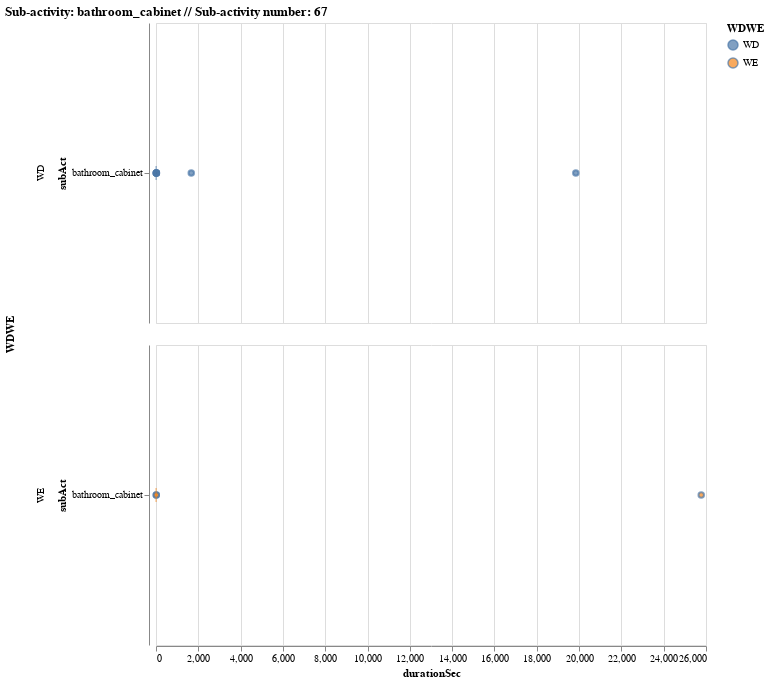

The cell this chart's notebook holds for it:
### Markdown cell above
We would expect that bathroom cabinet would display an intermittant/ sporadic interaction profile. On weekend day 6th of April, and on weekday day 4th April, this is not the case. We will therefor cleanse this ds.

---

### Code cell
boxPlots[0]

### Figure 1 — Vega-Lite specification as saved in the notebook (floating-point values rounded to 4 significant figures)
{"$schema": "https://vega.github.io/schema/vega-lite/v3.4.0.json", "config": {"mark": {"tooltip": null}, "view": {"height": 300, "width": 400}}, "data": {"name": "data-fa3b3258239aab94e49fd735e6dce7d8"}, "datasets": {"data-fa3b3258239aab94e49fd735e6dce7d8": [{"WDWE": "WD", "day": "3", "durationSec": 3, "subAct": "bathroom_cabinet"}, {"WDWE": "WD", "day": "3", "durationSec": 7, "subAct": "bathroom_cabinet"}, {"WDWE": "WD", "day": "3", "durationSec": 4, "subAct": "bathroom_cabinet"}, {"WDWE": "WD", "day": "4", "durationSec": 2, "subAct": "bathroom_cabinet"}, {"WDWE": "WD", "day": "4", "durationSec": 2, "subAct": "bathroom_cabinet"}, {"WDWE": "WD", "day": "4", "durationSec": 5, "subAct": "bathroom_cabinet"}, {"WDWE": "WE", "day": "5", "durationSec": 3, "subAct": "bathroom_cabinet"}, {"WDWE": "WE", "day": "5", "durationSec": 2, "subAct": "bathroom_cabinet"}, {"WDWE": "WE", "day": "5", "durationSec": 1, "subAct": "bathroom_cabinet"}, {"WDWE": "WE", "day": "5", "durationSec": 13, "subAct": "bathroom_cabinet"}, {"WDWE": "WE", "day": "5", "durationSec": 7, "subAct": "bathroom_cabinet"}, {"WDWE": "WE", "day": "5", "durationSec": 4, "subAct": "bathroom_cabinet"}, {"WDWE": "WE", "day": "5", "durationSec": 1, "subAct": "bathroom_cabinet"}, {"WDWE": "WE", "day": "5", "durationSec": 8, "subAct": "bathroom_cabinet"}, {"WDWE": "WE", "day": "5", "durationSec": 4, "subAct": "bathroom_cabinet"}, {"WDWE": "WE", "day": "5", "durationSec": 1, "subAct": "bathroom_cabinet"}, {"WDWE": "WE", "day": "5", "durationSec": 1, "subAct": "bathroom_cabinet"}, {"WDWE": "WE", "day": "5", "durationSec": 5, "subAct": "bathroom_cabinet"}, {"WDWE": "WE", "day": "6", "durationSec": 14, "subAct": "bathroom_cabinet"}, {"WDWE": "WE", "day": "6", "durationSec": 2, "subAct": "bathroom_cabinet"}, {"WDWE": "WE", "day": "6", "durationSec": 2, "subAct": "bathroom_cabinet"}, {"WDWE": "WE", "day": "6", "durationSec": 1, "subAct": "bathroom_cabinet"}, {"WDWE": "WE", "day": "6", "durationSec": 4, "subAct": "bathroom_cabinet"}, {"WDWE": "WD", "day": "0", "durationSec": 5, "subAct": "bathroom_cabinet"}, {"WDWE": "WD", "day": "0", "durationSec": 3, "subAct": "bathroom_cabinet"}, {"WDWE": "WD", "day": "0", "durationSec": 3, "subAct": "bathroom_cabinet"}, {"WDWE": "WD", "day": "0", "durationSec": 3, "subAct": "bathroom_cabinet"}, {"WDWE": "WD", "day": "1", "durationSec": 3, "subAct": "bathroom_cabinet"}, {"WDWE": "WD", "day": "1", "durationSec": 2, "subAct": "bathroom_cabinet"}, {"WDWE": "WD", "day": "1", "durationSec": 3, "subAct": "bathroom_cabinet"}, {"WDWE": "WD", "day": "1", "durationSec": 1, "subAct": "bathroom_cabinet"}, {"WDWE": "WD", "day": "2", "durationSec": 3, "subAct": "bathroom_cabinet"}, {"WDWE": "WD", "day": "2", "durationSec": 15.0, "subAct": "bathroom_cabinet"}, {"WDWE": "WD", "day": "2", "durationSec": 1, "subAct": "bathroom_cabinet"}, {"WDWE": "WD", "day": "2", "durationSec": 5, "subAct": "bathroom_cabinet"}, {"WDWE": "WD", "day": "3", "durationSec": 3, "subAct": "bathroom_cabinet"}, {"WDWE": "WD", "day": "3", "durationSec": 8, "subAct": "bathroom_cabinet"}, {"WDWE": "WD", "day": "3", "durationSec": 2, "subAct": "bathroom_cabinet"}, {"WDWE": "WD", "day": "3", "durationSec": 1, "subAct": "bathroom_cabinet"}, {"WDWE": "WD", "day": "3", "durationSec": 10, "subAct": "bathroom_cabinet"}, {"WDWE": "WD", "day": "3", "durationSec": 4, "subAct": "bathroom_cabinet"}, {"WDWE": "WD", "day": "3", "durationSec": 1667, "subAct": "bathroom_cabinet"}, {"WDWE": "WD", "day": "3", "durationSec": 3, "subAct": "bathroom_cabinet"}, {"WDWE": "WD", "day": "4", "durationSec": 6, "subAct": "bathroom_cabinet"}, {"WDWE": "WD", "day": "4", "durationSec": 6, "subAct": "bathroom_cabinet"}, {"WDWE": "WD", "day": "4", "durationSec": 7, "subAct": "bathroom_cabinet"}, {"WDWE": "WD", "day": "4", "durationSec": 3, "subAct": "bathroom_cabinet"}, {"WDWE": "WD", "day": "4", "durationSec": 1, "subAct": "bathroom_cabinet"}, {"WDWE": "WD", "day": "4", "durationSec": 1, "subAct": "bathroom_cabinet"}, {"WDWE": "WD", "day": "4", "durationSec": 3, "subAct": "bathroom_cabinet"}, {"WDWE": "WD", "day": "4", "durationSec": 3, "subAct": "bathroom_cabinet"}, {"WDWE": "WD", "day": "4", "durationSec": 12, "subAct": "bathroom_cabinet"}, {"WDWE": "WD", "day": "4", "durationSec": 19846, "subAct": "bathroom_cabinet"}, {"WDWE": "WD", "day": "4", "durationSec": 3, "subAct": "bathroom_cabinet"}, {"WDWE": "WD", "day": "4", "durationSec": 3, "subAct": "bathroom_cabinet"}, {"WDWE": "WE", "day": "5", "durationSec": 3, "subAct": "bathroom_cabinet"}, {"WDWE": "WE", "day": "5", "durationSec": 3, "subAct": "bathroom_cabinet"}, {"WDWE": "WE", "day": "5", "durationSec": 2, "subAct": "bathroom_cabinet"}, {"WDWE": "WE", "day": "5", "durationSec": 4, "subAct": "bathroom_cabinet"}, {"WDWE": "WE", "day": "6", "durationSec": 25775, "subAct": "bathroom_cabinet"}, {"WDWE": "WE", "day": "6", "durationSec": 1, "subAct": "bathroom_cabinet"}, {"WDWE": "WE", "day": "6", "durationSec": 1, "subAct": "bathroom_cabinet"}, {"WDWE": "WE", "day": "6", "durationSec": 1, "subAct": "bathroom_cabinet"}, {"WDWE": "WE", "day": "6", "durationSec": 2, "subAct": "bathroom_cabinet"}, {"WDWE": "WD", "day": "0", "durationSec": 4, "subAct": "bathroom_cabinet"}, {"WDWE": "WD", "day": "0", "durationSec": 1, "subAct": "bathroom_cabinet"}, {"WDWE": "WD", "day": "0", "durationSec": 11, "subAct": "bathroom_cabinet"}, {"WDWE": "WD", "day": "0", "durationSec": 2, "subAct": "bathroom_cabinet"}, {"WDWE": "WD", "day": "0", "durationSec": 4, "subAct": "bathroom_cabinet"}, {"WDWE": "WD", "day": "1", "durationSec": 3, "subAct": "bathroom_cabinet"}, {"WDWE": "WD", "day": "1", "durationSec": 2, "subAct": "bathroom_cabinet"}, {"WDWE": "WD", "day": "1", "durationSec": 12, "subAct": "bathroom_cabinet"}, {"WDWE": "WD", "day": "1", "durationSec": 6, "subAct": "bathroom_cabinet"}, {"WDWE": "WD", "day": "1", "durationSec": 1, "subAct": "bathroom_cabinet"}, {"WDWE": "WD", "day": "2", "durationSec": 2, "subAct": "bathroom_cabinet"}, {"WDWE": "WD", "day": "2", "durationSec": 2, "subAct": "bathroom_cabinet"}, {"WDWE": "WD", "day": "2", "durationSec": 9, "subAct": "bathroom_cabinet"}, {"WDWE": "WD", "day": "2", "durationSec": 1, "subAct": "bathroom_cabinet"}, {"WDWE": "WD", "day": "2", "durationSec": 1, "subAct": "bathroom_cabinet"}, {"WDWE": "WD", "day": "2", "durationSec": 3, "subAct": "bathroom_cabinet"}, {"WDWE": "WD", "day": "2", "durationSec": 3, "subAct": "bathroom_cabinet"}, {"WDWE": "WD", "day": "3", "durationSec": 3, "subAct": "bathroom_cabinet"}, {"WDWE": "WD", "day": "3", "durationSec": 4, "subAct": "bathroom_cabinet"}, {"WDWE": "WD", "day": "3", "durationSec": 2, "subAct": "bathroom_cabinet"}, {"WDWE": "WD", "day": "3", "durationSec": 8, "subAct": "bathroom_cabinet"}, {"WDWE": "WD", "day": "3", "durationSec": 3, "subAct": "bathroom_cabinet"}, {"WDWE": "WD", "day": "3", "durationSec": 3, "subAct": "bathroom_cabinet"}, {"WDWE": "WD", "day": "3", "durationSec": 2, "subAct": "bathroom_cabinet"}, {"WDWE": "WD", "day": "3", "durationSec": 23, "subAct": "bathroom_cabinet"}, {"WDWE": "WD", "day": "3", "durationSec": 2, "subAct": "bathroom_cabinet"}, {"WDWE": "WD", "day": "3", "durationSec": 2, "subAct": "bathroom_cabinet"}, {"WDWE": "WD", "day": "3", "durationSec": 13, "subAct": "bathroom_cabinet"}, {"WDWE": "WD", "day": "3", "durationSec": 2, "subAct": "bathroom_cabinet"}, {"WDWE": "WD", "day": "3", "durationSec": 17, "subAct": "bathroom_cabinet"}, {"WDWE": "WD", "day": "3", "durationSec": 10, "subAct": "bathroom_cabinet"}, {"WDWE": "WD", "day": "3", "durationSec": 1, "subAct": "bathroom_cabinet"}, {"WDWE": "WD", "day": "4", "durationSec": 17, "subAct": "bathroom_cabinet"}, {"WDWE": "WD", "day": "4", "durationSec": 10, "subAct": "bathroom_cabinet"}, {"WDWE": "WD", "day": "4", "durationSec": 12, "subAct": "bathroom_cabinet"}, {"WDWE": "WD", "day": "4", "durationSec": 8, "subAct": "bathroom_cabinet"}, {"WDWE": "WD", "day": "4", "durationSec": 15.0, "subAct": "bathroom_cabinet"}, {"WDWE": "WD", "day": "4", "durationSec": 3, "subAct": "bathroom_cabinet"}, {"WDWE": "WD", "day": "4", "durationSec": 2, "subAct": "bathroom_cabinet"}, {"WDWE": "WD", "day": "4", "durationSec": 3, "subAct": "bathroom_cabinet"}]}, "encoding": {"fill": {"field": "WDWE", "type": "nominal"}, "row": {"field": "WDWE", "type": "nominal"}, "x": {"field": "durationSec", "type": "quantitative"}, "y": {"field": "subAct", "type": "nominal"}}, "mark": "boxplot", "selection": {"selector300": {"bind": "scales", "encodings": ["x", "y"], "type": "interval"}}, "title": "Sub-activity: bathroom_cabinet // Sub-activity number: 67", "width": 550}
